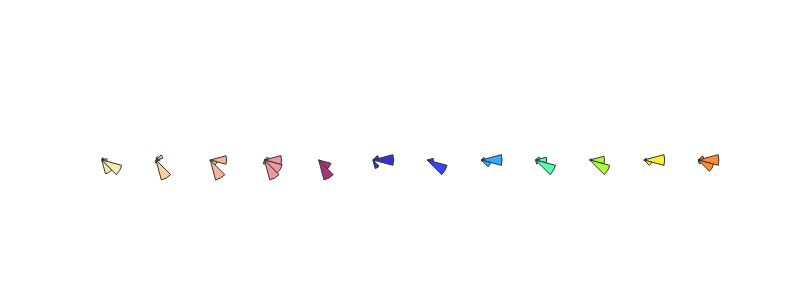
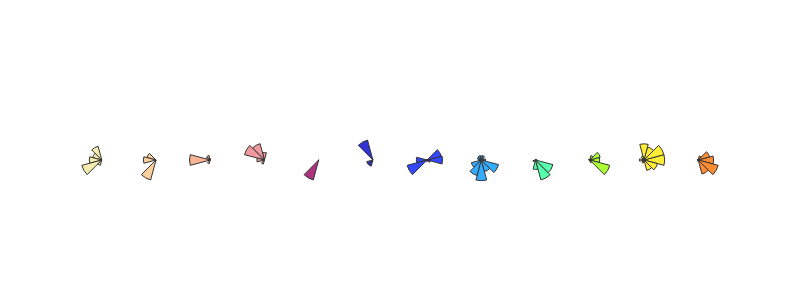

Write notebook code for charts like these, in order.
### Markdown cell above
## Only RIGHT / LEFT HEMISPHERE

### Code cell
rows, cols = 1, 12
fig_height, fig_width = 300, 800
specs = [[{'type': 'polar'}] * cols]
num_slices = 12

for hemi in hemis:
    for i, subject in enumerate(subjects):
        fig = make_subplots(rows=rows, cols=cols, print_grid=False, specs=specs)

        for j, roi in enumerate(rois):

            df = data.loc[(data.subject == subject) & (data.rois==roi) & (data.hemi == hemi)]
            df = df.sort_values('prf_loo_r2', ascending=False)
            df = df.head(250)

            #Conversion
            df.prf_angle = np.degrees(df.prf_angle)
            df.prf_angle = np.mod(df.prf_angle, 360)

            # Parts of polar angles and number of voxels in each part
            theta_slices = np.linspace(0, 360, num_slices+1, endpoint=True)
            voxels_counts, _ = np.histogram(df.prf_angle, bins=theta_slices)

            # barpolar
            fig.add_trace(go.Barpolar(r=voxels_counts, theta=theta_slices, width=30, 
                                      marker_color=roi_colors[j], marker_line_color='black', 
                                      marker_line_width=1, opacity=0.8), row=1, col=j+1)

        # Define parameters
        fig.update_polars(angularaxis=dict(visible=False), radialaxis=dict(visible=False))
        fig.update_layout(height=fig_height, width=fig_width, showlegend=False, template='simple_white')
        fig.show()
        # fig.write_image('/home/mchevillard/disks/meso_S/figures/{}_subplot_polar_{}.pdf'.format(subject,hemi))

### Figure 1 — Plotly figure (JSON) as saved in the notebook; plotly's stock layout.template omitted (floating-point values rounded to 4 significant figures)
{"data": [{"marker": {"color": "rgb(243, 231, 155)", "line": {"color": "black", "width": 1}}, "opacity": 0.8, "r": [29, 14, 13, 0, 0, 0, 0, 0, 0, 1, 79, 114], "subplot": "polar", "theta": [0, 30, 60, 90, 120, 150, 180, 210, 240, 270, 300, 330, 360], "type": "barpolar", "width": 30}, {"marker": {"color": "rgb(250, 196, 132)", "line": {"color": "black", "width": 1}}, "opacity": 0.8, "r": [25, 47, 22, 0, 0, 0, 0, 0, 0, 20, 136, 0], "subplot": "polar2", "theta": [0, 30, 60, 90, 120, 150, 180, 210, 240, 270, 300, 330, 360], "type": "barpolar", "width": 30}, {"marker": {"color": "rgb(248, 160, 126)", "line": {"color": "black", "width": 1}}, "opacity": 0.8, "r": [91, 1, 0, 0, 0, 0, 0, 0, 0, 4, 115, 39], "subplot": "polar3", "theta": [0, 30, 60, 90, 120, 150, 180, 210, 240, 270, 300, 330, 360], "type": "barpolar", "width": 30}, {"marker": {"color": "rgb(235, 127, 134)", "line": {"color": "black", "width": 1}}, "opacity": 0.8, "r": [66, 17, 0, 0, 0, 0, 0, 0, 0, 16, 80, 71], "subplot": "polar4", "theta": [0, 30, 60, 90, 120, 150, 180, 210, 240, 270, 300, 330, 360], "type": "barpolar", "width": 30}, {"marker": {"color": "rgb(150,0,90)", "line": {"color": "black", "width": 1}}, "opacity": 0.8, "r": [4, 0, 0, 0, 0, 0, 0, 0, 0, 0, 153, 93], "subplot": "polar5", "theta": [0, 30, 60, 90, 120, 150, 180, 210, 240, 270, 300, 330, 360], "type": "barpolar", "width": 30}, {"marker": {"color": "rgb(0,0,200)", "line": {"color": "black", "width": 1}}, "opacity": 0.8, "r": [136, 41, 0, 0, 0, 0, 0, 0, 0, 0, 58, 15], "subplot": "polar6", "theta": [0, 30, 60, 90, 120, 150, 180, 210, 240, 270, 300, 330, 360], "type": "barpolar", "width": 30}, {"marker": {"color": "rgb(0,25,255)", "line": {"color": "black", "width": 1}}, "opacity": 0.8, "r": [58, 0, 0, 0, 0, 0, 0, 0, 0, 0, 0, 192], "subplot": "polar7", "theta": [0, 30, 60, 90, 120, 150, 180, 210, 240, 270, 300, 330, 360], "type": "barpolar", "width": 30}, {"marker": {"color": "rgb(0,152,255)", "line": {"color": "black", "width": 1}}, "opacity": 0.8, "r": [147, 26, 0, 0, 0, 0, 0, 0, 0, 0, 9, 68], "subplot": "polar8", "theta": [0, 30, 60, 90, 120, 150, 180, 210, 240, 270, 300, 330, 360], "type": "barpolar", "width": 30}, {"marker": {"color": "rgb(44,255,150)", "line": {"color": "black", "width": 1}}, "opacity": 0.8, "r": [68, 28, 0, 0, 0, 0, 0, 0, 0, 0, 26, 128], "subplot": "polar9", "theta": [0, 30, 60, 90, 120, 150, 180, 210, 240, 270, 300, 330, 360], "type": "barpolar", "width": 30}, {"marker": {"color": "rgb(151,255,0)", "line": {"color": "black", "width": 1}}, "opacity": 0.8, "r": [97, 13, 0, 0, 0, 0, 0, 0, 0, 0, 3, 137], "subplot": "polar10", "theta": [0, 30, 60, 90, 120, 150, 180, 210, 240, 270, 300, 330, 360], "type": "barpolar", "width": 30}, {"marker": {"color": "rgb(255,234,0)", "line": {"color": "black", "width": 1}}, "opacity": 0.8, "r": [158, 21, 2, 0, 0, 1, 0, 0, 0, 1, 7, 60], "subplot": "polar11", "theta": [0, 30, 60, 90, 120, 150, 180, 210, 240, 270, 300, 330, 360], "type": "barpolar", "width": 30}, {"marker": {"color": "rgb(255,111,0)", "line": {"color": "black", "width": 1}}, "opacity": 0.8, "r": [109, 31, 4, 0, 0, 0, 0, 0, 0, 1, 21, 84], "subplot": "polar12", "theta": [0, 30, 60, 90, 120, 150, 180, 210, 240, 270, 300, 330, 360], "type": "barpolar", "width": 30}], "layout": {"height": 300, "polar": {"angularaxis": {"type": "linear", "visible": false}, "domain": {"x": [0, 0.06806], "y": [0, 1]}, "radialaxis": {"autorange": true, "range": [0, 120], "type": "linear", "visible": false}}, "polar10": {"angularaxis": {"type": "linear", "visible": false}, "domain": {"x": [0.7625, 0.8306], "y": [0, 1]}, "radialaxis": {"autorange": true, "range": [0, 144.2], "type": "linear", "visible": false}}, "polar11": {"angularaxis": {"type": "linear", "visible": false}, "domain": {"x": [0.8472, 0.9153], "y": [0, 1]}, "radialaxis": {"autorange": true, "range": [0, 166.3], "type": "linear", "visible": false}}, "polar12": {"angularaxis": {"type": "linear", "visible": false}, "domain": {"x": [0.9319, 1.0], "y": [0, 1]}, "radialaxis": {"autorange": true, "range": [0, 114.7], "type": "linear", "visible": false}}, "polar2": {"angularaxis": {"type": "linear", "visible": false}, "domain": {"x": [0.08472, 0.1528], "y": [0, 1]}, "radialaxis": {"autorange": true, "range": [0, 143.2], "type": "linear", "visible": false}}, "polar3": {"angularaxis": {"type": "linear", "visible": false}, "domain": {"x": [0.1694, 0.2375], "y": [0, 1]}, "radialaxis": {"autorange": true, "range": [0, 121.1], "type": "linear", "visible": false}}, "polar4": {"angularaxis": {"type": "linear", "visible": false}, "domain": {"x": [0.2542, 0.3222], "y": [0, 1]}, "radialaxis": {"autorange": true, "range": [0, 84.21], "type": "linear", "visible": false}}, "polar5": {"angularaxis": {"type": "linear", "visible": false}, "domain": {"x": [0.3389, 0.4069], "y": [0, 1]}, "radialaxis": {"autorange": true, "range": [0, 161.1], "type": "linear", "visible": false}}, "polar6": {"angularaxis": {"type": "linear", "visible": false}, "domain": {"x": [0.4236, 0.4917], "y": [0, 1]}, "radialaxis": {"autorange": true, "range": [0, 143.2], "type": "linear", "visible": false}}, "polar7": {"angularaxis": {"type": "linear", "visible": false}, "domain": {"x": [0.5083, 0.5764], "y": [0, 1]}, "radialaxis": {"autorange": true, "range": [0, 202.1], "type": "linear", "visible": false}}, "polar8": {"angularaxis": {"type": "linear", "visible": false}, "domain": {"x": [0.5931, 0.6611], "y": [0, 1]}, "radialaxis": {"autorange": true, "range": [0, 154.7], "type": "linear", "visible": false}}, "polar9": {"angularaxis": {"type": "linear", "visible": false}, "domain": {"x": [0.6778, 0.7458], "y": [0, 1]}, "radialaxis": {"autorange": true, "range": [0, 134.7], "type": "linear", "visible": false}}, "showlegend": false, "width": 800}}

### Figure 2 — Plotly figure (JSON) as saved in the notebook; plotly's stock layout.template omitted (floating-point values rounded to 4 significant figures)
{"data": [{"marker": {"color": "rgb(243, 231, 155)", "line": {"color": "black", "width": 1}}, "opacity": 0.8, "r": [0, 0, 0, 0, 57, 38, 50, 83, 22, 0, 0, 0], "subplot": "polar", "theta": [0, 30, 60, 90, 120, 150, 180, 210, 240, 270, 300, 330, 360], "type": "barpolar", "width": 30}, {"marker": {"color": "rgb(250, 196, 132)", "line": {"color": "black", "width": 1}}, "opacity": 0.8, "r": [0, 0, 0, 0, 0, 53, 71, 6, 117, 3, 0, 0], "subplot": "polar2", "theta": [0, 30, 60, 90, 120, 150, 180, 210, 240, 270, 300, 330, 360], "type": "barpolar", "width": 30}, {"marker": {"color": "rgb(248, 160, 126)", "line": {"color": "black", "width": 1}}, "opacity": 0.8, "r": [0, 0, 0, 9, 34, 30, 148, 1, 28, 0, 0, 0], "subplot": "polar3", "theta": [0, 30, 60, 90, 120, 150, 180, 210, 240, 270, 300, 330, 360], "type": "barpolar", "width": 30}, {"marker": {"color": "rgb(235, 127, 134)", "line": {"color": "black", "width": 1}}, "opacity": 0.8, "r": [0, 0, 0, 32, 72, 88, 32, 8, 18, 0, 0, 0], "subplot": "polar4", "theta": [0, 30, 60, 90, 120, 150, 180, 210, 240, 270, 300, 330, 360], "type": "barpolar", "width": 30}, {"marker": {"color": "rgb(150,0,90)", "line": {"color": "black", "width": 1}}, "opacity": 0.8, "r": [0, 0, 1, 1, 0, 0, 0, 6, 240, 0, 2, 0], "subplot": "polar5", "theta": [0, 30, 60, 90, 120, 150, 180, 210, 240, 270, 300, 330, 360], "type": "barpolar", "width": 30}, {"marker": {"color": "rgb(0,0,200)", "line": {"color": "black", "width": 1}}, "opacity": 0.8, "r": [0, 0, 0, 4, 149, 5, 0, 46, 46, 0, 0, 0], "subplot": "polar6", "theta": [0, 30, 60, 90, 120, 150, 180, 210, 240, 270, 300, 330, 360], "type": "barpolar", "width": 30}, {"marker": {"color": "rgb(0,25,255)", "line": {"color": "black", "width": 1}}, "opacity": 0.8, "r": [56, 53, 0, 0, 2, 2, 39, 75, 5, 1, 5, 12], "subplot": "polar7", "theta": [0, 30, 60, 90, 120, 150, 180, 210, 240, 270, 300, 330, 360], "type": "barpolar", "width": 30}, {"marker": {"color": "rgb(0,152,255)", "line": {"color": "black", "width": 1}}, "opacity": 0.8, "r": [10, 6, 11, 10, 11, 10, 6, 25, 39, 50, 29, 43], "subplot": "polar8", "theta": [0, 30, 60, 90, 120, 150, 180, 210, 240, 270, 300, 330, 360], "type": "barpolar", "width": 30}, {"marker": {"color": "rgb(44,255,150)", "line": {"color": "black", "width": 1}}, "opacity": 0.8, "r": [6, 3, 4, 2, 0, 1, 2, 12, 6, 42, 92, 80], "subplot": "polar9", "theta": [0, 30, 60, 90, 120, 150, 180, 210, 240, 270, 300, 330, 360], "type": "barpolar", "width": 30}, {"marker": {"color": "rgb(151,255,0)", "line": {"color": "black", "width": 1}}, "opacity": 0.8, "r": [45, 49, 21, 2, 5, 6, 3, 3, 5, 4, 13, 94], "subplot": "polar10", "theta": [0, 30, 60, 90, 120, 150, 180, 210, 240, 270, 300, 330, 360], "type": "barpolar", "width": 30}, {"marker": {"color": "rgb(255,234,0)", "line": {"color": "black", "width": 1}}, "opacity": 0.8, "r": [46, 46, 30, 36, 9, 4, 10, 3, 7, 4, 24, 31], "subplot": "polar11", "theta": [0, 30, 60, 90, 120, 150, 180, 210, 240, 270, 300, 330, 360], "type": "barpolar", "width": 30}, {"marker": {"color": "rgb(255,111,0)", "line": {"color": "black", "width": 1}}, "opacity": 0.8, "r": [55, 42, 15, 2, 0, 4, 0, 0, 4, 2, 52, 74], "subplot": "polar12", "theta": [0, 30, 60, 90, 120, 150, 180, 210, 240, 270, 300, 330, 360], "type": "barpolar", "width": 30}], "layout": {"height": 300, "polar": {"angularaxis": {"type": "linear", "visible": false}, "domain": {"x": [0, 0.06806], "y": [0, 1]}, "radialaxis": {"autorange": true, "range": [0, 87.37], "type": "linear", "visible": false}}, "polar10": {"angularaxis": {"type": "linear", "visible": false}, "domain": {"x": [0.7625, 0.8306], "y": [0, 1]}, "radialaxis": {"autorange": true, "range": [0, 98.95], "type": "linear", "visible": false}}, "polar11": {"angularaxis": {"type": "linear", "visible": false}, "domain": {"x": [0.8472, 0.9153], "y": [0, 1]}, "radialaxis": {"autorange": true, "range": [0, 48.42], "type": "linear", "visible": false}}, "polar12": {"angularaxis": {"type": "linear", "visible": false}, "domain": {"x": [0.9319, 1.0], "y": [0, 1]}, "radialaxis": {"autorange": true, "range": [0, 77.89], "type": "linear", "visible": false}}, "polar2": {"angularaxis": {"type": "linear", "visible": false}, "domain": {"x": [0.08472, 0.1528], "y": [0, 1]}, "radialaxis": {"autorange": true, "range": [0, 123.2], "type": "linear", "visible": false}}, "polar3": {"angularaxis": {"type": "linear", "visible": false}, "domain": {"x": [0.1694, 0.2375], "y": [0, 1]}, "radialaxis": {"autorange": true, "range": [0, 155.8], "type": "linear", "visible": false}}, "polar4": {"angularaxis": {"type": "linear", "visible": false}, "domain": {"x": [0.2542, 0.3222], "y": [0, 1]}, "radialaxis": {"autorange": true, "range": [0, 92.63], "type": "linear", "visible": false}}, "polar5": {"angularaxis": {"type": "linear", "visible": false}, "domain": {"x": [0.3389, 0.4069], "y": [0, 1]}, "radialaxis": {"autorange": true, "range": [0, 252.6], "type": "linear", "visible": false}}, "polar6": {"angularaxis": {"type": "linear", "visible": false}, "domain": {"x": [0.4236, 0.4917], "y": [0, 1]}, "radialaxis": {"autorange": true, "range": [0, 156.8], "type": "linear", "visible": false}}, "polar7": {"angularaxis": {"type": "linear", "visible": false}, "domain": {"x": [0.5083, 0.5764], "y": [0, 1]}, "radialaxis": {"autorange": true, "range": [0, 78.95], "type": "linear", "visible": false}}, "polar8": {"angularaxis": {"type": "linear", "visible": false}, "domain": {"x": [0.5931, 0.6611], "y": [0, 1]}, "radialaxis": {"autorange": true, "range": [0, 52.63], "type": "linear", "visible": false}}, "polar9": {"angularaxis": {"type": "linear", "visible": false}, "domain": {"x": [0.6778, 0.7458], "y": [0, 1]}, "radialaxis": {"autorange": true, "range": [0, 96.84], "type": "linear", "visible": false}}, "showlegend": false, "width": 800}}
